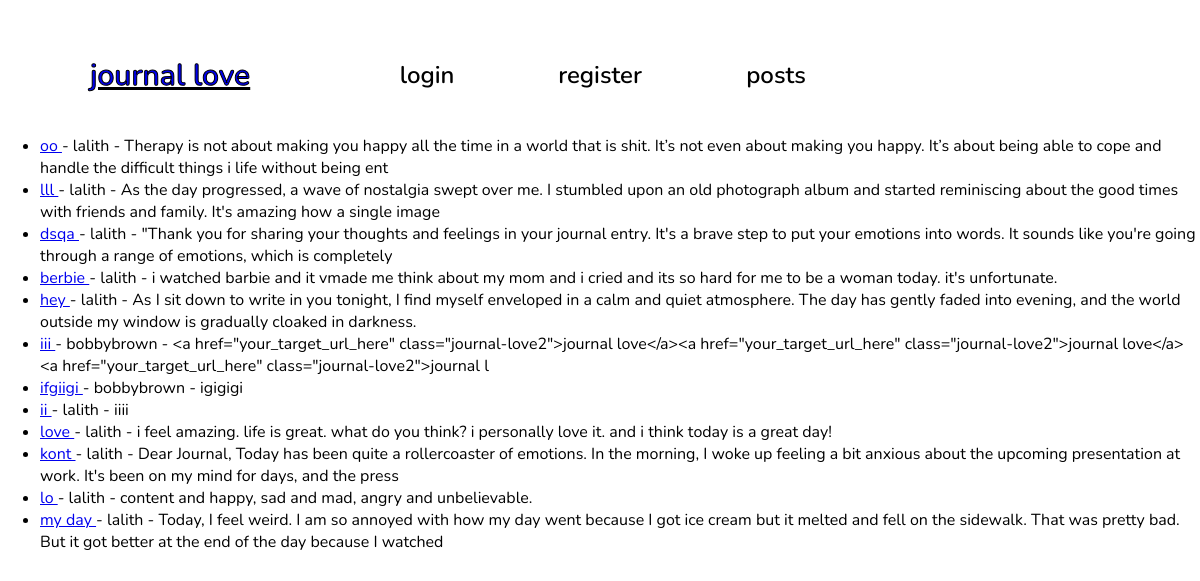
The page /home on the database its author committed.
### blog/models.py (models this page shows, shortened)
class Post(models.Model):
    title = models.CharField(max_length=255)
    author = models.ForeignKey(User, on_delete=models.CASCADE)
    body = models.TextField()
    postdate = models.DateField(auto_now_add=True)
    analysis_result = models.TextField(blank=True, null=True)

### theblog/views.py (the view)
# urls.py: path('home', HomeView.as_view(), name='home'),
class HomeView(ListView):
    model = Post
    template_name = 'home.html'
    ordering = ['-id']

### blog/templates/home.html (shortened to what this page needs)
{% extends 'base.html' %}
{% block content %}
<br>
<br>
<ul>
{% for post in object_list %}
    <li>
        <a href="{% url 'articles' post.pk %}">
            {{ post.title }}
        </a> - {{ post.author }} -
        {{ post.body|slice:":200" }}
    </li>
{% endfor %}
</ul>
{% endblock %}

### static/global.css (style rules this page uses)
body { margin: 0; line-height: normal; }
:root { --font-nunito: Nunito; --font-size-31xl: 50px; --font-size-61xl: 80px; --color-white: #fff; --color-black: #000; --color-dimgray: rgba(98, 88, 88, 0.56); --color-blueviolet: #9747ff; --gap-3xs: 10px; --padding-mid: 17px; --padding-36xl: 55px; --padding-11xl: 30px; --padding-xl: 20px; --br-xl: 20px; --br-8xs: 5px; }

### blog/templates/base.html (style rules this page uses)
body { font-family: 'Nunito', sans-serif; }

### rows shown on the page
Post: title "oo", author "lalith", body "Therapy is not about making you happy all the time in a world that is shit. It’s not even about making you happy. It’s about being able to cope and handle the difficult things i life without being ent"
Post: title "lll", author "lalith", body "As the day progressed, a wave of nostalgia swept over me. I stumbled upon an old photograph album and started reminiscing about the good times with friends and family. It's amazing how a single image"
Post: title "dsqa", author "lalith", body "\"Thank you for sharing your thoughts and feelings in your journal entry. It's a brave step to put your emotions into words. It sounds like you're going through a range of emotions, which is completely"
Post: title "berbie", author "lalith", body "i watched barbie and it vmade me think about my mom and i cried and its so hard for me to be a woman today. it's unfortunate."
Post: title "hey", author "lalith", body "As I sit down to write in you tonight, I find myself enveloped in a calm and quiet atmosphere. The day has gently faded into evening, and the world outside my window is gradually cloaked in darkness."
Post: title "iii", author "bobbybrown", body "<a href=\"your_target_url_here\" class=\"journal-love2\">journal love</a><a href=\"your_target_url_here\" class=\"journal-love2\">journal love</a><a href=\"your_target_url_here\" class=\"journal-love2\">journal l"
Post: title "ifgiigi", author "bobbybrown", body "igigigi"
Post: title "ii", author "lalith", body "iiii"
Post: title "love", author "lalith", body "i feel amazing. life is great. what do you think? i personally love it. and i think today is a great day!"
Post: title "kont", author "lalith", body "Dear Journal, Today has been quite a rollercoaster of emotions. In the morning, I woke up feeling a bit anxious about the upcoming presentation at work. It's been on my mind for days, and the press"
Post: title "lo", author "lalith", body "content and happy, sad and mad, angry and unbelievable."
Post: title "my day", author "lalith", body "Today, I feel weird. I am so annoyed with how my day went because I got ice cream but it melted and fell on the sidewalk. That was pretty bad. But it got better at the end of the day because I watched"
